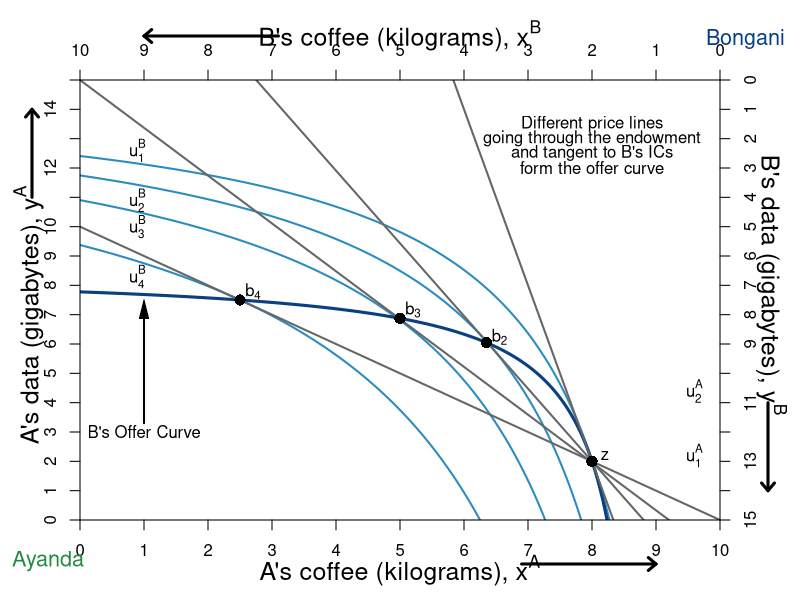

R code for this plot:
#require(ggplot2)
require(shape)
pdf(file = "property/property_psp1_offer.pdf", width = 9, height = 7)

#Set parameters for graphics
axislabelsize <- 1.5
graphlinewidth <- 2
segmentlinewidth <- 1.5
namesize <- 1.3

COL <- c("#7fc97f", "#beaed4", "#fdc086", "#ffff99", "#386cb0", "#f0027f", "#bf5b17", "#666666")
COLA <- c("#99d8c9","#66c2a4","#41ae76", "#238b45", "#005824")
COLB <- c("#4eb3d3", "#2b8cbe", "#0868ac","#084081")


indiffcurveA1 <- function(x, U = 4, A = 1, a = 0.5) {
  ((((U-2)/A)*(1/x)^a)^(1/(1-a)))
}

indiffcurveA2 <- function(x, U = 4, A = 1, a = 0.5) {
  (((U/A)*(1/x)^a)^(1/(1-a)))
}

indiffcurveA3 <- function(x, U = 6.196918, A = 1, a = 0.5) {
  (((U/A)*(1/x)^a)^(1/(1-a)))
}

indiffcurveA4 <- function(x, U = 6.984164, A = 1, a = 0.5) {
  ((((U)/A)*(1/x)^a)^(1/(1-a)))
}

paretoEC <- function(x) {
  (3/2)*x
}

MonopolyPrice <- function(x) {
  21.82142 - 2.477677*x 
}

PriceLine <- function(x, intercept = 10, slope = 1) {
  intercept - slope*x 
}

uB <- function(xA, yA, alpha = 1/3){
  ((10-xA)^alpha)*((15-yA)^(1 - alpha))
}


OfferCurveA <- function(x) {
  x/(x  - 4)
}

mrsplot <- function(x) {
  (13/2)*(x/(9-x)^2)
}

OfferCurveB <- function(x) {
  15 - (13/2)*(10 - x)/(9 - x)
}

#Deriving the offer curves: let py = 1
#wA = 8px + 2py = 8px + 2; Demand: x = w/2px => x = 4 + 1/px => px = 1/(x - 4)
#Offer curve is y = px*x => (1/(x-4))*x = x/(x-4) defined for x neq 4
#wA = 2px + 13py = 2px + 13; Demand: x = w/2px => x = 1 + 13/2px => px = 13/2(x - 1)
#B's Offer curve is y = px*x => (13/2)(1/(x-1))*x = (13/2)(x/(x-1)
#Therefore in terms of yA and xA:
#15 - y = (13/2)*(10 - x)/(10 - x - 1)
#Therefore y = 15 - (13/2)*(10-x)/(9 - x) defined for x neq 9
#The tangency of the indifference curve and the offer curve gives mrsplot
#Where mrsplot equals that offer curve, we get x = (3/17)*(51 - sqrt(221)) = 6.376576; 
#So y = 6.022321; therefore u = (6.376576^0.5)*(6.022321^0.5)

indiffcurveBneg1 <- function(x, U = 5.09, A = 1, a = 0.5) {
  15 - (((U/A)*(1/(10 - x))^a)^(1/(1-a)))
}

indiffcurveBneg2 <- function(x, U = 5.703502, A = 1, a = 0.5) {
  15 - (((U/A)*(1/(10 - x))^a)^(1/(1-a)))
}

#Aisha happens to have found 8 apples and 2 oranges, 
#and Betty happens to have found 2 apples and 13 oranges. 
#Aisha's utility (8^0.5)*(2^0.5) = 4
#Betty's utility (2^0.5)*(13^0.5) = 5.09



par(mar =  c(4, 4, 4, 4))
xlims <- c(0, 10)
ylims <- c(0, 15)
xlims2 <- c(10, 0)
ylims2 <- c(15, 0)

plot(0, 0, xlim = xlims, ylim = ylims, type = "n",
     xlab = "",
     ylab = "", 
     line = 2.5,
     xaxt = "n", 
     yaxt = "n", 
     cex.lab = axislabelsize, 
     bty = "n",
     xaxs="i", 
     yaxs="i")


npts <- 500 
npts2 <- 501

#Specify the sequences of points for graphing. 
xx1 <- seq(xlims[1], xlims[2], length.out = npts)
yy1 <- indiffcurveA2(xx1, U = 4, A = 1, a = 0.5)
yy2 <- indiffcurveA2(xx1)

#Polygon Attempt
#polygon(x = c(1.34, 6, 8, 10 - 6.73), y = c(12, 9, 2, 15 - 10.1), col="powderblue", density=NULL, border = NA)

#I need something like xx1 with npts for 
#xpoly1 <- seq(from = 1.34, to = 8, length.out = 500)
#ypoly1 <- indiffcurveA2(xpoly1, U = 4, A = 1, a = 0.5)
#ypoly2 <- indiffcurveBneg(xpoly1, U = 5.09, A = 1, a = 0.5)
#polygon(x = c(xpoly1, rev(xpoly1)), y = c(ypoly1, rev(ypoly2)), col=COL[3], density=NULL, border = NA)
xx2 <- seq(4, xlims[2], length.out = npts)
xx3 <- seq(xlims[1], 9, length.out = npts)

#Draw the lines for the graphs
#lines(xx1, indiffcurveA1(xx1), col = COLA[3], lwd = graphlinewidth)
#lines(xx1, indiffcurveA2(xx1), col = COLA[3], lwd = graphlinewidth)
#lines(xx1, indiffcurveA3(xx1), col = COLA[3], lwd = graphlinewidth)
#lines(xx1, indiffcurveA4(xx1), col = COLA[3], lwd = graphlinewidth)
#lines(xx1, paretoEC(xx1), col = COL[2], lwd = graphlinewidth)
#lines(xx2, OfferCurveA(xx2), col = COL[2], lwd = graphlinewidth)

#lines(xx1, mrsplot(xx1), col = COL[1], lwd = graphlinewidth)
lines(xx1, indiffcurveBneg1(xx1), col = COLB[2], lwd = graphlinewidth)
lines(xx1, indiffcurveBneg2(xx1), col = COLB[2], lwd = graphlinewidth)
lines(xx1, indiffcurveBneg2(xx1, U = 6.4), col = COLB[2], lwd = graphlinewidth)
lines(xx1, indiffcurveBneg2(xx1, U = 7.5), col = COLB[2], lwd = graphlinewidth)

lines(xx3, OfferCurveB(xx3), col = COLB[4], lwd = graphlinewidth+1)
lines(xx1, MonopolyPrice(xx1), col = COL[8], lwd = graphlinewidth)
lines(xx1, PriceLine(xx1), col = COL[8], lwd = graphlinewidth)
lines(xx1, PriceLine(xx1, intercept = 15, slope = 1.63), col = COL[8], lwd = graphlinewidth)
lines(xx1, PriceLine(xx1, intercept = 50, slope = 6), col = COL[8], lwd = graphlinewidth)

#Customize ticks and labels for the plot
ticksy <- seq(from = 0, to = 15, by = 1)
ylabels <- seq(from = 0, to = 15, by = 1)
ticksx <- seq(from = 0, to = 10, by = 1)
xlabels <- seq(from = 0, to = 10, by = 1)
axis(1, at = ticksx, pos = 0, labels = xlabels)
axis(2, at = ticksy, pos = 0, labels = ylabels, las = 0)

#Axis labels
mtext(expression(paste("A's coffee (kilograms), ", x^A)), side=1, line = 2.5, cex = axislabelsize)
text(-0.8, 7, expression(paste("A's data (gigabytes), ", y^A)), xpd = TRUE, cex = axislabelsize, srt = 90) 

#Add arrows:
arrows(-0.75, 11, -0.75, 14, xpd = TRUE, length=0.1,angle=40,lwd=3)
arrows(6.9, -1.5, 9, -1.5, xpd = TRUE, length=0.1,angle=40,lwd=3)

#Annotation of the three graphs and the NE
#text(9.6, 0.9, expression(u[1]^A))
text(9.6, 2.2, expression(u[1]^A))
text(9.6, 4.4, expression(u[2]^A))
#text(9.6, 5.9, expression(u[4]^A))

#Perhaps useful point to label the unused intersection of the participation constraints
#points(1.34, 12, pch = 16, col = "black", cex = 1.5)



#Pareto efficiency curve
# segments(3.27, 4.9, 5.84, 8.77, lty = 1, lwd = graphlinewidth, col = COL[2])
# text(4.7, 5, expression("Pareto Efficient Curve"))
# Arrows(4.5, 5.3, 4.5, 6.2, col = "black", lty = 1, lwd = 2, arr.type = "triangle", arr.lwd = 0.5)

#Label B's offer curve
text(1, 3, expression("B's Offer Curve"))
Arrows(1, 3.3, 1, 7.2, col = "black", lty = 1, lwd = 2, arr.type = "triangle", arr.lwd = 0.5)

#Monopoly Price Line
# text(7, 13.5, expression(paste("Monopoly Price Line")))
# text(7, 13, expression(paste("Slope", phantom()==-p[m])))
# Arrows(6.3, 13, 3.8, 13, col = "black", lty = 1, lwd = 2, arr.type = "triangle", arr.lwd = 0.5)

text(8, 13.5, expression(paste("Different price lines")))
text(8, 13, expression(paste("going through the endowment")))
text(8, 12.5, expression(paste("and tangent to B's ICs")))
text(8, 12, expression(paste("form the offer curve")))
# text(7, 13, expression(paste("Slope", phantom()==-p[m])))
# Arrows(6.3, 13, 3.8, 13, col = "black", lty = 1, lwd = 2, arr.type = "triangle", arr.lwd = 0.5)

#Add a point for the initial endowment
points(8, OfferCurveB(x = 8), pch = 16, col = "black", cex = 1.5)
text(8+0.2, OfferCurveB(x = 8) + 0.2, expression(z))


#Add a point for the initial endowment
points(6.35, OfferCurveB(x = 6.35), pch = 16, col = "black", cex = 1.5)
text(6.35 + 0.2, OfferCurveB(x = 6.35) + 0.2, expression(b[2]))

#Add a point for the initial endowment
points(5, OfferCurveB(x = 5), pch = 16, col = "black", cex = 1.5)
text(5 + 0.2, OfferCurveB(x = 5) + 0.3, expression(b[3]))

#Add a point for the initial endowment
points(2.5, OfferCurveB(x = 2.5), pch = 16, col = "black", cex = 1.5)
text(2.5 + 0.2, OfferCurveB(x = 2.5) + 0.3, expression(b[4]))


text(-0.5, -1.4, expression("Ayanda"), xpd = TRUE, cex = namesize, col = COLA[4])
text(10.4, 16.4, expression("Bongani"), xpd = TRUE, cex = namesize, col = COLB[4])

#Set up second axes and labels
par(new = TRUE)

#Use the same x and ylims as previously, but with locations switched
xlims2 <- c(10, 0)
ylims2 <- c(15, 0)

#Leave the ylab and xlab blank to ensure no axes titles
plot(0, 0, xlim = xlims2, ylim = ylims2, type = "n",
     xlab = expression(paste("")),
     ylab = expression(paste("")),
     xaxt = "n", 
     yaxt = "n", 
     cex.lab = 1.3, 
     bty = "n",
     xaxs="i", 
     yaxs="i")

#Set up axes at sides 3 and 4 (top and right)
axis(side = 3, at = ticksx, pos = 0, labels = xlabels)
axis(side = 4, at = ticksy, pos = 0, labels = ylabels, las = 0)

text(5, -1.5, expression(paste("B's coffee (kilograms), ", x^B)), xpd = TRUE, cex = axislabelsize)
text(-0.8, 7, expression(paste("B's data (gigabytes), ", y^B)), xpd = TRUE, cex = axislabelsize, srt = 270) 

#Add arrows:
arrows(-0.75, 11, -0.75, 14, xpd = TRUE, length=0.1,angle=40,lwd=3)
arrows(6.9, -1.5, 9, -1.5, xpd = TRUE, length=0.1,angle=40,lwd=3)


#Functions for B's indifference curves
indiffcurveB1 <- function(x, U = 5.09, A = 1, a = 0.5) {
  ((((U-2)/A)*(1/x)^a)^(1/(1-a)))
}

indiffcurveB2 <- function(x, U = 5.09, A = 1, a = 0.5) {
  (((U/A)*(1/x)^a)^(1/(1-a)))
}

indiffcurveB3 <- function(x, U = 5.703502, A = 1, a = 0.5) {
  ((((U)/A)*(1/x)^a)^(1/(1-a)))
}

indiffcurveB4 <- function(x, U = 8.244574, A = 1, a = 0.5) {
  ((((U)/A)*(1/x)^a)^(1/(1-a)))
}

indiffcurveB5 <- function(x, U = 9, A = 1, a = 0.5) {
  ((((U)/A)*(1/x)^a)^(1/(1-a)))
}



#lines(xx1, indiffcurveB1(xx1), col = COLB[3], lwd = graphlinewidth)
#lines(xx1, indiffcurveB2(xx1), col = COLB[3], lwd = graphlinewidth)
#lines(xx1, indiffcurveB3(xx1), col = COLB[3], lwd = graphlinewidth)
#lines(xx1, indiffcurveB4(xx1), col = COLB[3], lwd = graphlinewidth)

#Label B's indifference curves
text(9.1, 2.4, expression(u[1]^B))
text(9.1, 4.1, expression(u[2]^B))
text(9.1, 5, expression(u[3]^B))
text(9.1, 6.7, expression(u[4]^B))








#Label a point on the middle of the curve
#points(5, 7.5, pch = 16, col = "black", cex = 1.5)
#text(5, 7, expression(i))

#(5^0.5)*(7.5^0.5) = 6.123724

#Add point for comparison to participation constraint
#points(6.2, 1.55, pch = 16, col = "black", cex = 1.5)
#text(6.1, 1.2, expression(d))


#Calculate TIOLI power allocation for B
#mrs(x,y) => pareto efficient curve is (3/2)x = y
#A's initital utility is 4 = u(8,2) = (8^0.5)*(2^0.5)
#Therefore substitute in the contract curve u_e^A = 4 = (x^A)^(0.5)(3/2*x^A)^0.5
# => x^A = 4/((3/2)^0.5) = 3.27 => x^B = 6.73
# => y^A = 3/2(x^A) = 4.9 => y^B = 10.1

#Add point g for B's TIOLI power
# points(6.73, 10.1, pch = 16, col = "black", cex = 1.5)
# text(6.73, 10.6, expression(g))

#Calculate TIOLI power allocation for A
#mrs(x,y) => pareto efficient curve is (3/2)x = y
#A's initital utility is 4 = u(8,2) = (8^0.5)*(2^0.5)
#Therefore substitute in the contract curve u_e^A = 4 = (x^A)^(0.5)(3/2*x^A)^0.5
# => x^B = 5.09/((3/2)^0.5) = 4.16 => x^A = 5.84
# => y^B = 3/2(x^B) = 6.23 => y^A = 8.77 
#=> u^A = (5.84^0.5)*(8.77^0.5) = 7.156591
#Add point f for A's TIOLI power
# points(4.16, 6.23, pch = 16, col = "black", cex = 1.5)
# text(4.16, 5.8, expression(f))


#Annotating B's endowment
# text(1.8, 12.5, expression(e))

#Annotating a point that is a Pareto improvement over e.
# points(3.623424, 8.977679, pch = 16, col = "black", cex = 1.5)
# text(3.5, 8.6, expression(m))
#(2.94^0.5)*(12.76^0.5)

#Label Pareto Improving Lens
#text(7, 5, expression(paste("Pareto-Improving Lens")))

dev.off()
